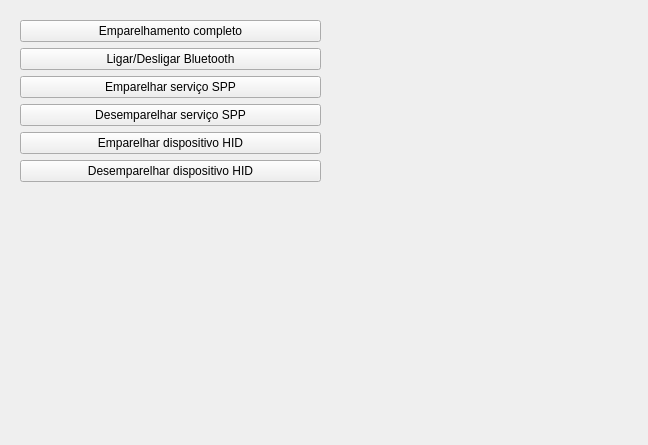
<?xml version="1.0" encoding="UTF-8"?>
<ui version="4.0">
 <class>loggerForm</class>
 <widget class="QWidget" name="loggerForm">
  <property name="geometry">
   <rect>
    <x>0</x>
    <y>0</y>
    <width>648</width>
    <height>445</height>
   </rect>
  </property>
  <property name="sizePolicy">
   <sizepolicy hsizetype="Preferred" vsizetype="Preferred">
    <horstretch>0</horstretch>
    <verstretch>0</verstretch>
   </sizepolicy>
  </property>
  <property name="minimumSize">
   <size>
    <width>0</width>
    <height>0</height>
   </size>
  </property>
  <property name="windowTitle">
   <string>Form</string>
  </property>
  <layout class="QGridLayout" name="gridLayout">
   <item row="0" column="2">
    <widget class="QWidget" name="windowContainer" native="true">
     <layout class="QGridLayout" name="gridLayout_2">
      <item row="0" column="0">
       <layout class="QVBoxLayout" name="verticalLayout">
        <property name="spacing">
         <number>6</number>
        </property>
        <item>
         <widget class="QPushButton" name="fullPairButton">
          <property name="text">
           <string>Emparelhamento completo</string>
          </property>
         </widget>
        </item>
        <item>
         <widget class="QPushButton" name="onOffButton">
          <property name="text">
           <string>Ligar/Desligar Bluetooth</string>
          </property>
         </widget>
        </item>
        <item>
         <widget class="QPushButton" name="pairButton">
          <property name="text">
           <string>Emparelhar serviço SPP</string>
          </property>
         </widget>
        </item>
        <item>
         <widget class="QPushButton" name="unpairButton">
          <property name="text">
           <string>Desemparelhar serviço SPP</string>
          </property>
         </widget>
        </item>
        <item>
         <widget class="QPushButton" name="pairHidButton">
          <property name="text">
           <string>Emparelhar dispositivo HID</string>
          </property>
         </widget>
        </item>
        <item>
         <widget class="QPushButton" name="unpairHidButton">
          <property name="text">
           <string>Desemparelhar dispositivo HID</string>
          </property>
         </widget>
        </item>
        <item>
         <spacer name="verticalSpacer">
          <property name="orientation">
           <enum>Qt::Orientation::Vertical</enum>
          </property>
          <property name="sizeType">
           <enum>QSizePolicy::Policy::Expanding</enum>
          </property>
          <property name="sizeHint" stdset="0">
           <size>
            <width>20</width>
            <height>40</height>
           </size>
          </property>
         </spacer>
        </item>
       </layout>
      </item>
      <item row="0" column="1">
       <widget class="QWidget" name="espItemContainer" native="true"/>
      </item>
     </layout>
    </widget>
   </item>
  </layout>
 </widget>
 <resources/>
 <connections/>
</ui>
